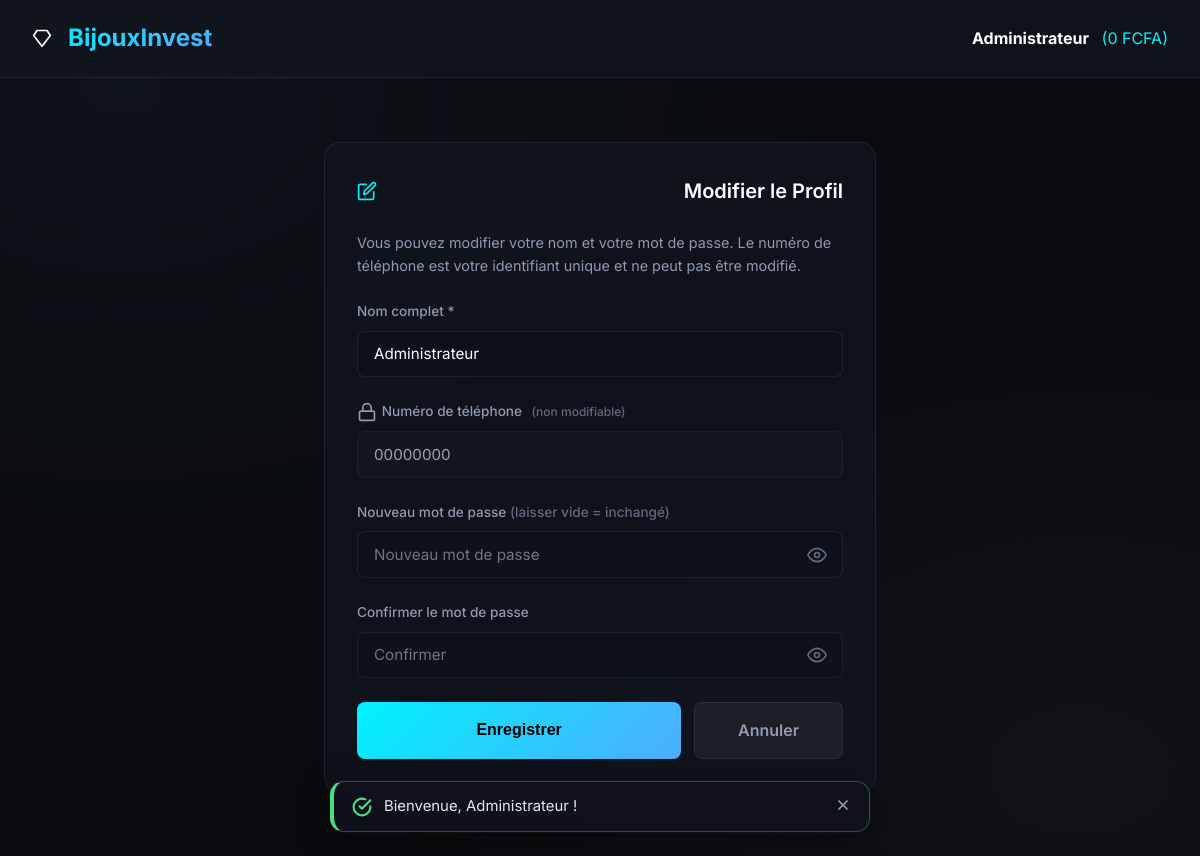
The page /edit_profile.php (signed in) on the database its author committed.
### tables this page shows
CREATE TABLE IF NOT EXISTS `users` (
  `id` INT AUTO_INCREMENT PRIMARY KEY,
  `nom` VARCHAR(100) NOT NULL,
  `telephone` VARCHAR(20) DEFAULT NULL UNIQUE,
  `email` VARCHAR(100) NOT NULL UNIQUE,
  `password` VARCHAR(255) NOT NULL,
  `solde` DECIMAL(15, 2) NOT NULL DEFAULT 0.00,
  `code_parrain` VARCHAR(20) NOT NULL UNIQUE,
  `parrain_id` INT DEFAULT NULL,
  `role` VARCHAR(10) NOT NULL DEFAULT 'user',
  `created_at` DATETIME DEFAULT CURRENT_TIMESTAMP,
  FOREIGN KEY (`parrain_id`) REFERENCES `users` (`id`) ON DELETE SET NULL
);

### config.php (called while the page is built, shortened)
<?php
function e($value) {
    return htmlspecialchars($value ?? '', ENT_QUOTES, 'UTF-8');
}
function format_money($amount) {
    return number_format($amount, 0, ',', "\u{00A0}") . "\u{00A0}FCFA";
}
function get_theme_class() {
    global $db;
    static $theme_class = null;
    if ($theme_class !== null) {
        return $theme_class;
    }
    try {
        $stmt = $db->query("SELECT key_value FROM settings WHERE key_name = 'site_theme'");
        $theme = $stmt->fetchColumn();
        if ($theme === 'light') {
            $theme_class = 'theme-light';
        } else {
            $theme_class = '';
        }
    } catch (Exception $e) {
        $theme_class = '';
    }
    return $theme_class;
}
    ?>

### edit_profile.php (the view, shortened to what this page needs)
<?php
require_once __DIR__ . '/config.php';
require_once __DIR__ . '/functions.php';
$user_id = $_SESSION['user_id'];
$stmt = $db->prepare("SELECT nom, telephone, email, role, solde FROM users WHERE id = :id");
$stmt->execute(['id' => $user_id]);
$user = $stmt->fetch();
$display_phone = $user['telephone'] ?: $user['email'];
$icon_diamond = '<svg class="svg-icon" viewBox="0 0 24 24" width="20" height="20" stroke="currentColor" stroke-width="2" fill="none" stroke-linecap="round" stroke-linejoin="round"><path d="M6 3h12l4 6-10 13L2 9z"/></svg>';
$icon_edit    = '<svg class="svg-icon" viewBox="0 0 24 24" width="16" height="16" stroke="currentColor" stroke-width="2" fill="none" stroke-linecap="round" stroke-linejoin="round"><path d="M11 4H4a2 2 0 0 0-2 2v14a2 2 0 0 0 2 2h14a2 2 0 0 0 2-2v-7"/><path d="M18.5 2.5a2.121 2.121 0 1 1 3 3L12 15l-4 1 1-4 9.5-9.5z"/></svg>';
$icon_lock    = '<svg class="svg-icon" viewBox="0 0 24 24" width="16" height="16" stroke="currentColor" stroke-width="2" fill="none" stroke-linecap="round" stroke-linejoin="round"><rect x="3" y="11" width="18" height="11" rx="2" ry="2"/><path d="M7 11V7a5 5 0 0 1 10 0v4"/></svg>';
?>
<!DOCTYPE html>
<html lang="fr">
<head>
    <link rel="stylesheet" href="assets/css/style.css">
</head>
<body class="<?php echo get_theme_class(); ?>">
<nav class="navbar">
    <a href="dashboard.php" class="nav-brand"><?php echo $icon_diamond; ?> BijouxInvest</a>
    <div class="nav-links">
        <span class="nav-user-info" style="color: var(--text-primary);">
            <strong><?php echo e($user['nom']); ?></strong>
            <span style="color: var(--primary); margin-left: 0.5rem;">(<?php echo format_money($user['solde']); ?>)</span>
        </span>
    </div>
</nav>
<div class="container" style="max-width: 600px; margin-top: 2rem;">
    <div class="card">
        <h2 class="card-title" style="display: flex; align-items: center; gap: 0.5rem;">
            <?php echo $icon_edit; ?> Modifier le Profil
        </h2>
        <p style="font-size: 0.9rem; color: var(--text-secondary); margin-bottom: 1.5rem;">
            Vous pouvez modifier votre nom et votre mot de passe. Le numéro de téléphone est votre identifiant unique et ne peut pas être modifié.
        </p>
        <form action="profile.php" method="POST">
            <div class="form-group">
                <label class="form-label">Nom complet *</label>
                <input type="text" name="nom" class="form-control" value="<?php echo e($user['nom']); ?>" required>
            </div>
            <div class="form-group">
                <label class="form-label" style="display:flex; align-items:center; gap:0.3rem;">
                    <?php echo $icon_lock; ?> Numéro de téléphone
                    <span style="font-size:0.75rem; color:var(--text-muted); margin-left:0.3rem;">(non modifiable)</span>
                </label>
                <input type="text" class="form-control" value="<?php echo e($display_phone); ?>" readonly
                    style="opacity:0.6; cursor:not-allowed; background:rgba(255,255,255,0.03);">
            </div>
            <div class="form-group">
                <label class="form-label">Nouveau mot de passe <span style="color:var(--text-muted);">(laisser vide = inchangé)</span></label>
                <div class="password-wrapper">
                    <input type="password" id="password" name="password" class="form-control" placeholder="Nouveau mot de passe" autocomplete="new-password">
                    <button type="button" class="password-toggle-btn" onclick="togglePasswordVisibility('password', this)" title="Afficher le mot de passe" aria-label="Afficher le mot de passe">
                        <svg class="eye-show" viewBox="0 0 24 24" width="20" height="20" stroke="currentColor" stroke-width="2" fill="none" stroke-linecap="round" stroke-linejoin="round"><path d="M1 12s4-8 11-8 11 8 11 8-4 8-11 8-11-8-11-8z"/><circle cx="12" cy="12" r="3"/></svg>
                    </button>
                </div>
            </div>
            <div class="form-group">
                <label class="form-label">Confirmer le mot de passe</label>
                <div class="password-wrapper">
                    <input type="password" id="password2" name="password2" class="form-control" placeholder="Confirmer" autocomplete="new-password">
                    <button type="button" class="password-toggle-btn" onclick="togglePasswordVisibility('password2', this)" title="Afficher le mot de passe" aria-label="Afficher le mot de passe">
                        <svg class="eye-show" viewBox="0 0 24 24" width="20" height="20" stroke="currentColor" stroke-width="2" fill="none" stroke-linecap="round" stroke-linejoin="round"><path d="M1 12s4-8 11-8 11 8 11 8-4 8-11 8-11-8-11-8z"/><circle cx="12" cy="12" r="3"/></svg>
                    </button>
                </div>
            </div>
            <div style="display:flex; gap:0.8rem; margin-top:1.5rem;">
                <button type="submit" class="btn-submit" style="flex:1; margin-top:0;">Enregistrer</button>
                <a href="dashboard.php#tab-compte" class="btn-cancel" style="flex:0.4; text-decoration:none; text-align:center; display:flex; align-items:center; justify-content:center;">Annuler</a>
            </div>
        </form>
    </div>
</div>
</body>
</html>

### assets/css/style.css (style rules this page uses)
:root { --bg-dark: #0a0b0e; --bg-panel: rgba(18, 22, 32, 0.7); --bg-card: rgba(26, 31, 46, 0.65); --border-color: rgba(255, 255, 255, 0.07); --primary: #00f2fe; --primary-glow: rgba(0, 242, 254, 0.4); --secondary: #4facfe; --accent: #a18cd1; --text-primary: #ffffff; --text-secondary: #8e9bb0; --text-muted: #5e6b7e; --success: #00e676; --success-bg: rgba(0, 230, 118, 0.1); --warning: #ffb300; --warning-bg: rgba(255, 179, 0, 0.1); --danger: #ff1744; --danger-bg: rgba(255, 23, 68, 0.1); --transition: all 0.3s cubic-bezier(0.4, 0, 0.2, 1); --border-radius: 16px; --border-radius-sm: 8px; }
* { box-sizing: border-box; margin: 0; padding: 0; }
body { background-color: var(--bg-dark); background-image: radial-gradient(at 10% 10%, rgba(79, 172, 254, 0.05) 0px, transparent 50%), radial-gradient(at 90% 90%, rgba(161, 140, 209, 0.05) 0px, transparent 50%); background-attachment: fixed; color: var(--text-primary); font-family: 'Inter', sans-serif; line-height: 1.6; min-height: 100vh; }
.container { max-width: 1200px; margin: 0 auto; padding: 2rem 1.5rem; }
.navbar { display: flex; justify-content: space-between; align-items: center; background: var(--bg-panel); backdrop-filter: blur(12px); -webkit-backdrop-filter: blur(12px); border-bottom: 1px solid var(--border-color); padding: 1.2rem 2rem; position: sticky; top: 0; z-index: 100; }
.nav-brand { font-size: 1.5rem; font-weight: 700; color: var(--text-primary); text-decoration: none; display: flex; align-items: center; gap: 0.5rem; background: linear-gradient(135deg, var(--primary), var(--secondary)); -webkit-background-clip: text; -webkit-text-fill-color: transparent; }
.nav-links { display: flex; align-items: center; gap: 1.5rem; }
.card { background: var(--bg-panel); backdrop-filter: blur(12px); -webkit-backdrop-filter: blur(12px); border: 1px solid var(--border-color); border-radius: var(--border-radius); padding: 2rem; margin-bottom: 2rem; transition: var(--transition); position: relative; overflow: hidden; }
.card-title { font-size: 1.25rem; font-weight: 600; margin-bottom: 1.5rem; display: flex; align-items: center; justify-content: space-between; }
.form-group { margin-bottom: 1.5rem; }
.form-label { display: block; color: var(--text-secondary); font-size: 0.85rem; font-weight: 500; margin-bottom: 0.5rem; }
.form-control { width: 100%; background: rgba(14, 18, 27, 0.8); border: 1px solid var(--border-color); border-radius: var(--border-radius-sm); color: var(--text-primary); padding: 0.8rem 1rem; font-family: inherit; font-size: 0.95rem; transition: var(--transition); }
.btn-submit { width: 100%; background: linear-gradient(135deg, var(--primary), var(--secondary)); color: #000; font-weight: 700; border: none; padding: 0.9rem; border-radius: var(--border-radius-sm); cursor: pointer; transition: var(--transition); font-size: 1rem; margin-top: 1rem; }
.btn-cancel { background: rgba(255, 255, 255, 0.05); color: var(--text-secondary); border: 1px solid var(--border-color); padding: 0.9rem; border-radius: var(--border-radius-sm); cursor: pointer; font-weight: 600; font-size: 1rem; transition: var(--transition); width: 100%; }
.svg-icon { display: inline-block; vertical-align: middle; width: 20px; height: 20px; stroke-width: 2; stroke: currentColor; fill: none; transition: var(--transition); }
.nav-brand .svg-icon { margin-right: 0.5rem; }
.card-title .svg-icon, h2 .svg-icon, h3 .svg-icon { margin-right: 0.4rem; color: var(--primary); }
.password-wrapper { position: relative; width: 100%; }
.password-wrapper .form-control { padding-right: 2.75rem !important; }
.password-toggle-btn { position: absolute; right: 0.75rem; top: 50%; transform: translateY(-50%); background: none; border: none; color: var(--text-muted); cursor: pointer; padding: 0.25rem; display: flex; align-items: center; justify-content: center; border-radius: 4px; transition: color 0.2s ease, opacity 0.2s ease; z-index: 5; }

### rows shown on the page
users: nom "Administrateur", solde "0 FCFA", telephone "00000000"
